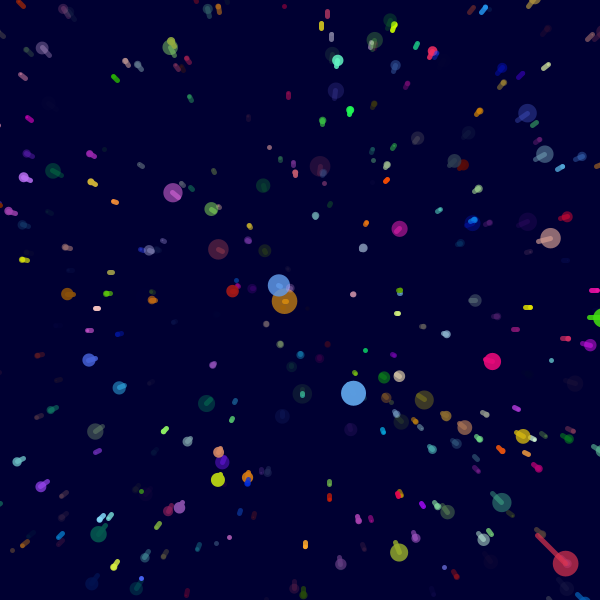
Frame 1 (no input)
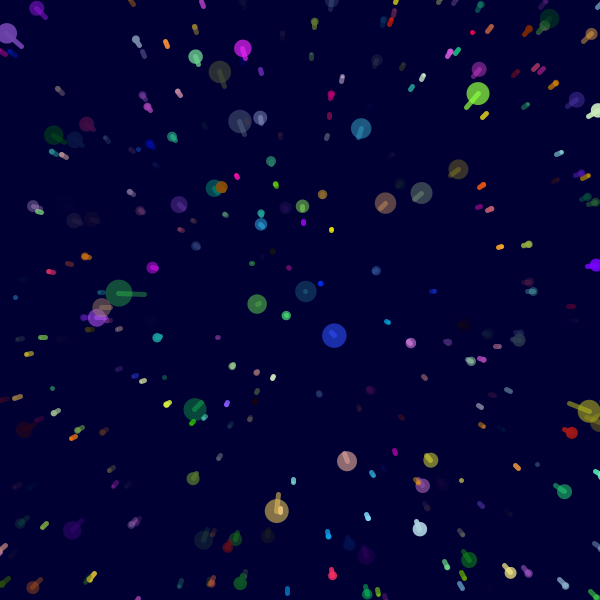
Frame 60 (the mouse pressed at the canvas centre just before this capture)
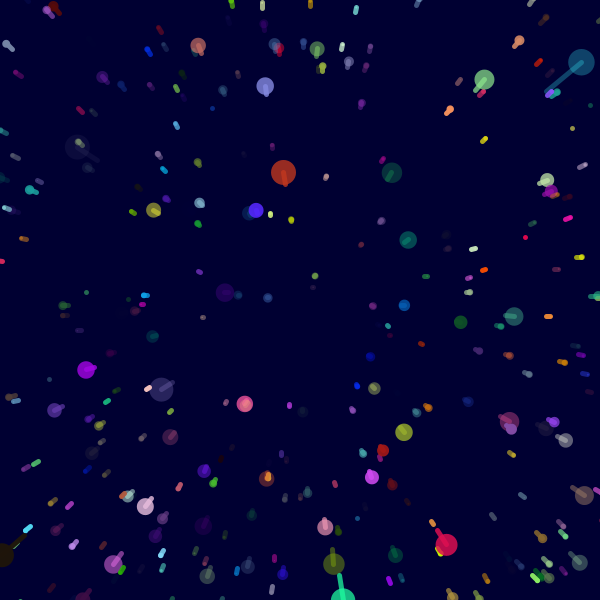
Frame 120 (the mouse held since frame 60 and released just before this capture)

The Processing sketch that drew these frames (run headless with seeded random() and noise(); from frame 60 on, the mouse is pressed at the canvas centre):

// Processing sketch: field
// ── field.pde
Star[] stars= new Star[800];

float speed;

public void settings(){
  size(600,600);
}
void setup(){
  
  
  for(int i=0; i< stars.length; i++){
    stars[i] = new Star();
  }
}

void draw(){
  speed=5;
 // speed= map(mouseX,0,width,0,50);
  background(0,0,50);
  translate(width/2, height/2);
    for (int i = 0; i < stars.length; i++) {
      
    
    stars[i].update();
    stars[i].show();
  }
  
}

// ── star.pde
class Star {
  
  float x;
  float y;
  float z;
  float pz;
  color tina;
  
  Star(){
    
    x = random(-width/2, width/2);
    y= random(-height/2, height/2);
    z=random(width/2);
    pz = z;
    tina =color(random(255),random(255), random(255),random(255));
    
  }
  
  void update(){
    
    z=z-speed;
    
    if(z<1){
      z=width/2;
      x = random(-width/2, width/2);
      y= random(-height/2, height/2);
      pz = z;
      
    }
  }
  
  
  void show(){
    fill(tina);
    noStroke();
    
    float sx= map(x/z,0,1,0,width/2); //positions
    float sy= map(y/z,0,1,0,height/2);
    
    float r =map(z,0, width/2,30,0); //size
    ellipse(sx,sy,r,r);
    
    float px=map(x/pz,0,1,0,width/2); //previous position
    float py=map(y/pz,0,1,0,height/2);
    
    pz=z;
    
    stroke(tina);
    strokeWeight(5);
    line(px,py,sx,sy);
  }

}
